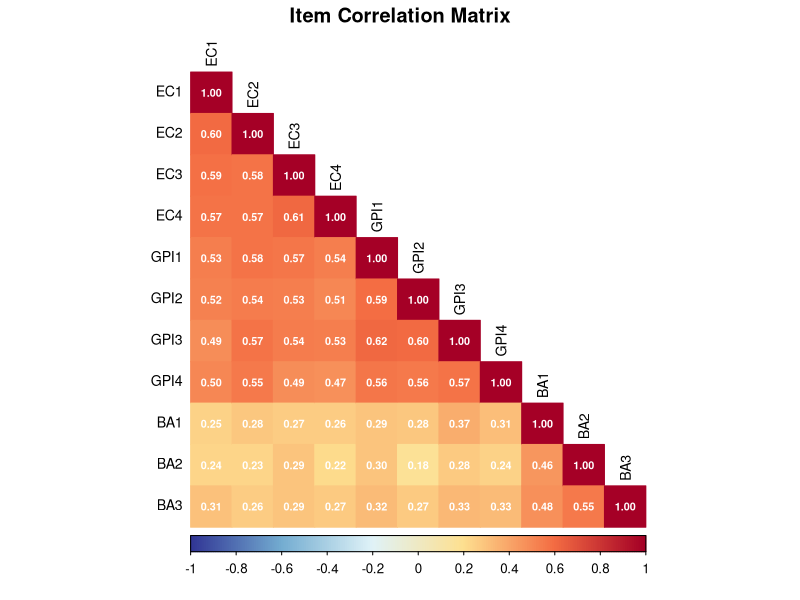

The R script that drew this image: (Note: this script raises an error after producing the figure.)
## ---- chunk 1
knitr::opts_chunk$set(
  echo = TRUE,
  fig.width = 8,
  fig.height = 5,
  fig.path = "figs/",
  dev = "svg"
)

dir.create("figs", recursive = TRUE, showWarnings = FALSE)
## ---- chunk 2
#| code-summary: "▶ Load required packages"
# Uncomment to install if needed:
# install.packages(c("lavaan", "semTools", "MASS", "ggplot2",
#                    "dplyr", "tidyr", "corrplot", "knitr", "lmtest",
#                    "mclust", "dbscan"))

library(lavaan)       # CFA and SEM (Cases 1 and 3)
library(semTools)     # htmt() and auxiliary SEM tools (Cases 1 and 3)
library(MASS)         # mvrnorm(): generate multivariate normal data (all cases)
library(ggplot2)      # Visualizations (all cases)
library(dplyr)        # Data manipulation (all cases)
library(tidyr)        # Data reshaping (Cases 2 and 3)
library(corrplot)     # Correlation heatmap (Case 1)
library(knitr)        # Nicely formatted tables (all cases)
library(lmtest)       # Breusch-Pagan heteroskedasticity test (Case 2)
library(mclust)       # Gaussian mixture models / latent class analysis (Case 4)
library(dbscan)       # Local outlier factor and DBSCAN clustering (Case 5)
## ---- chunk 3
#| code-summary: "▶ Simulate green marketing dataset (n=400)"
set.seed(2025)
n <- 400

# ── Step 1: Assign participants to conditions ──────────────────────────────────
treatment <- sample(c(0L, 1L), size = n, replace = TRUE)

# ── Step 2: Define the true factor correlation matrix ─────────────────────────
# EC and GPI are correlated at .93 — too high for discriminant validity
# EC–BA and GPI–BA are at more typical, moderate levels
phi_pop <- matrix(
  c(1.00, 0.93, 0.45,   # EC row
    0.93, 1.00, 0.50,   # GPI row
    0.45, 0.50, 1.00),  # BA row
  nrow = 3, byrow = TRUE,
  dimnames = list(c("EC", "GPI", "BA"), c("EC", "GPI", "BA"))
)

# ── Step 3: Generate latent factor scores ─────────────────────────────────────
latent_base <- MASS::mvrnorm(n = n, mu = c(0, 0, 0), Sigma = phi_pop)

EC_lat  <- latent_base[, 1]
GPI_lat <- latent_base[, 2] + 0.40 * treatment  # Green marketing raises GPI by .40 SD
BA_lat  <- latent_base[, 3]

# ── Step 4: Define item loadings ──────────────────────────────────────────────
# These represent how strongly each item reflects its latent construct
lambda_EC  <- c(0.78, 0.82, 0.74, 0.76)
lambda_GPI <- c(0.80, 0.76, 0.82, 0.78)
lambda_BA  <- c(0.72, 0.76, 0.70)

# ── Step 5: Generate continuous item scores (latent score + measurement error) ─
gen_items <- function(latent, loadings) {
  sapply(loadings, function(lam) {
    lam * latent + sqrt(1 - lam^2) * rnorm(length(latent))
  })
}

EC_cont  <- gen_items(EC_lat,  lambda_EC)
GPI_cont <- gen_items(GPI_lat, lambda_GPI)
BA_cont  <- gen_items(BA_lat,  lambda_BA)

# ── Step 6: Round to 7-point Likert scale ─────────────────────────────────────
# Cut the continuous distribution into 7 ordered categories
to_likert7 <- function(x) {
  z <- (x - mean(x)) / sd(x)   # standardise each item
  breaks <- c(-Inf, -1.5, -0.75, -0.25, 0.25, 0.75, 1.5, Inf)
  as.integer(cut(z, breaks = breaks, labels = 1:7))
}

EC_lik  <- apply(EC_cont,  2, to_likert7)
GPI_lik <- apply(GPI_cont, 2, to_likert7)
BA_lik  <- apply(BA_cont,  2, to_likert7)

# ── Step 7: Assemble the final data frame ─────────────────────────────────────
df <- data.frame(
  id        = 1:n,
  condition = factor(treatment, levels = c(0, 1),
                     labels = c("Control", "Green Marketing")),
  EC1  = EC_lik[, 1], EC2  = EC_lik[, 2],
  EC3  = EC_lik[, 3], EC4  = EC_lik[, 4],
  GPI1 = GPI_lik[, 1], GPI2 = GPI_lik[, 2],
  GPI3 = GPI_lik[, 3], GPI4 = GPI_lik[, 4],
  BA1  = BA_lik[, 1], BA2  = BA_lik[, 2], BA3  = BA_lik[, 3]
)

# Quick look at the data
head(df, 5)
## ---- chunk 4
#| code-summary: "▶ Descriptive statistics by condition"
# Count participants per condition and compute scale means
df |>
  group_by(condition) |>
  summarise(
    n          = n(),
    Mean_EC    = round(rowMeans(across(EC1:EC4))  |> mean(), 2),
    Mean_GPI   = round(rowMeans(across(GPI1:GPI4)) |> mean(), 2),
    Mean_BA    = round(rowMeans(across(BA1:BA3))  |> mean(), 2)
  ) |>
  kable(col.names = c("Condition", "N", "Mean EC", "Mean GPI", "Mean BA"),
        caption = "Sample sizes and scale means by condition")
## ---- chunk 5
#| code-summary: "▶ Plot: item correlation heatmap"
# Extract just the item columns (no ID or condition)
items_df <- df |> select(EC1:BA3)

# Compute correlation matrix
item_cors <- cor(items_df)

# Color-coded heatmap
# Warm colors = high positive correlation; cool colors = low/negative
corrplot(item_cors,
         method   = "color",
         type     = "lower",
         order    = "original",     # keep original order so EC, GPI, BA stay grouped
         tl.col   = "black",
         tl.cex   = 0.85,
         addCoef.col = "white",     # print correlation values
         number.cex  = 0.65,
         col      = colorRampPalette(c("#313695", "#74add1", "#e0f3f8",
                                       "#fee090", "#f46d43", "#a50026"))(200),
         title    = "Item Correlation Matrix",
         mar      = c(0, 0, 1.5, 0))
## ---- chunk 6
#| code-summary: "▶ Compute average within- and between-scale correlations"
# Compute average correlations within each scale and between scales
cors <- cor(items_df)

within_EC  <- mean(cors[1:4, 1:4][lower.tri(cors[1:4, 1:4])])
within_GPI <- mean(cors[5:8, 5:8][lower.tri(cors[5:8, 5:8])])
within_BA  <- mean(cors[9:11, 9:11][lower.tri(cors[9:11, 9:11])])

between_EC_GPI <- mean(abs(cors[1:4, 5:8]))
between_EC_BA  <- mean(abs(cors[1:4, 9:11]))
between_GPI_BA <- mean(abs(cors[5:8, 9:11]))

avg_cor_summary <- data.frame(
  Type  = c("Within EC",  "Within GPI", "Within BA",
            "Between EC–GPI ⚠️", "Between EC–BA", "Between GPI–BA"),
  Avg_r = round(c(within_EC, within_GPI, within_BA,
                  between_EC_GPI, between_EC_BA, between_GPI_BA), 3)
)
kable(avg_cor_summary, col.names = c("Correlation Type", "Average |r|"),
      caption = "Average within-scale and between-scale correlations")
## ---- chunk 7
#| code-summary: "▶ Run HTMT2 analysis"
# ── Model specification ────────────────────────────────────────────────────────
# This tells htmt() which items belong to which construct.
# It uses the same syntax as lavaan's CFA model specification.
cfa_model <- '
  EC  =~ EC1 + EC2 + EC3 + EC4
  GPI =~ GPI1 + GPI2 + GPI3 + GPI4
  BA  =~ BA1  + BA2  + BA3
'

# ── Run the HTMT analysis ──────────────────────────────────────────────────────
htmt_result <- semTools::htmt(
  model    = cfa_model,   # factor structure: which items belong to which scale
  data     = items_df,    # item-level data ONLY (no id, no condition variable)
  htmt2    = TRUE,        # use HTMT2 (geometric mean) — recommended
  absolute = TRUE         # use absolute values of correlations
)

print(htmt_result)
## ---- chunk 8
#| code-summary: "▶ Plot: HTMT2 bar chart with thresholds"
# Extract the HTMT matrix and reshape for plotting
htmt_mat <- as.matrix(htmt_result)

# semTools fills only one triangle; we need a robust helper to extract a pair
get_htmt <- function(mat, r, c) {
  val <- mat[r, c]
  if (is.na(val)) val <- mat[c, r]   # try the other triangle
  as.numeric(val)
}

htmt_pairs <- data.frame(
  pair  = c("EC ↔ GPI", "EC ↔ BA", "GPI ↔ BA"),
  htmt  = c(get_htmt(htmt_mat, "EC", "GPI"),
            get_htmt(htmt_mat, "EC", "BA"),
            get_htmt(htmt_mat, "GPI", "BA")),
  label = c("Focal problem pair", "OK", "OK")
)

ggplot(htmt_pairs, aes(x = reorder(pair, -htmt), y = htmt, fill = label)) +
  geom_col(width = 0.55, colour = "white") +
  # Threshold lines
  geom_hline(yintercept = 0.90, linetype = "dashed",
             colour = "firebrick", linewidth = 0.9) +
  geom_hline(yintercept = 0.85, linetype = "dotted",
             colour = "darkorange", linewidth = 0.9) +
  # Value labels on bars
  geom_text(aes(label = round(htmt, 3)), vjust = -0.5,
            fontface = "bold", size = 4) +
  # Threshold annotations
  annotate("text", x = 3.45, y = 0.915,
           label = "Strict threshold (0.90)", colour = "firebrick",
           size = 3.3, hjust = 1) +
  annotate("text", x = 3.45, y = 0.865,
           label = "Lenient threshold (0.85)", colour = "darkorange",
           size = 3.3, hjust = 1) +
  scale_fill_manual(values = c("Focal problem pair" = "#d73027",
                               "OK"                 = "#4575b4"),
                    name = NULL) +
  scale_y_continuous(limits = c(0, 1.08), expand = c(0, 0)) +
  labs(
    x        = NULL,
    y        = "HTMT Value",
    title    = "HTMT2 Analysis: Discriminant Validity Check",
    subtitle = "Bars above the dashed line indicate discriminant validity concerns"
  ) +
  theme_minimal(base_size = 13) +
  theme(legend.position = "bottom",
        panel.grid.major.x = element_blank())
## ---- chunk 9
#| code-summary: "▶ Specify the labeled CFA/DVI model"
dvi_model <- '
  # Measurement model
  EC  =~ lam_EC1*EC1 + lam_EC2*EC2 + lam_EC3*EC3 + lam_EC4*EC4
  GPI =~ lam_GPI1*GPI1 + lam_GPI2*GPI2 + lam_GPI3*GPI3 + lam_GPI4*GPI4
  BA  =~ lam_BA1*BA1 + lam_BA2*BA2 + lam_BA3*BA3

  # Error variances
  EC1  ~~ th_EC1*EC1
  EC2  ~~ th_EC2*EC2
  EC3  ~~ th_EC3*EC3
  EC4  ~~ th_EC4*EC4

  GPI1 ~~ th_GPI1*GPI1
  GPI2 ~~ th_GPI2*GPI2
  GPI3 ~~ th_GPI3*GPI3
  GPI4 ~~ th_GPI4*GPI4

  BA1  ~~ th_BA1*BA1
  BA2  ~~ th_BA2*BA2
  BA3  ~~ th_BA3*BA3

  # Factor correlations
  EC  ~~ phi_EC_GPI*GPI
  EC  ~~ phi_EC_BA*BA
  GPI ~~ phi_GPI_BA*BA

  # Congeneric reliability
  CR_EC  := ((lam_EC1 + lam_EC2 + lam_EC3 + lam_EC4)^2) / (((lam_EC1 + lam_EC2 + lam_EC3 + lam_EC4)^2) + th_EC1 + th_EC2 + th_EC3 + th_EC4)
  CR_GPI := ((lam_GPI1 + lam_GPI2 + lam_GPI3 + lam_GPI4)^2) / (((lam_GPI1 + lam_GPI2 + lam_GPI3 + lam_GPI4)^2) + th_GPI1 + th_GPI2 + th_GPI3 + th_GPI4)
  CR_BA  := ((lam_BA1 + lam_BA2 + lam_BA3)^2) / (((lam_BA1 + lam_BA2 + lam_BA3)^2) + th_BA1 + th_BA2 + th_BA3)

  # DVI
  DVI_1      := 1 - sqrt(phi_EC_GPI^2)
  DVI_CR_EC  := sqrt(CR_EC) - sqrt(phi_EC_GPI^2)
  DVI_CR_GPI := sqrt(CR_GPI) - sqrt(phi_EC_GPI^2)
'
## ---- chunk 10
#| code-summary: "▶ Fit CFA and get Wald confidence intervals"
# Fit the CFA using the labelled model
# std.lv = TRUE: fixes factor variances to 1, so phi values ARE correlations
fit_wald <- cfa(
  model  = dvi_model,
  data   = items_df,
  std.lv = TRUE      # ← IMPORTANT: without this, phi is not a correlation
)

# Check that the model converged and fits reasonably
summary(fit_wald, fit.measures = TRUE, standardized = TRUE)
## ---- chunk 11
#| code-summary: "▶ Extract DVI estimates (Wald CIs)"
# Extract parameter estimates with 95% Wald confidence intervals
pe_wald <- parameterEstimates(fit_wald, level = 0.95)

# Filter to the derived parameters (DVI, CR, and the factor correlation)
key_params <- c("phi_EC_GPI", "CR_EC", "CR_GPI",
                "DVI_1", "DVI_CR_EC", "DVI_CR_GPI")

dvi_wald_table <- pe_wald |>
  filter(label %in% key_params) |>
  select(label, est, se, ci.lower, ci.upper, pvalue) |>
  mutate(across(where(is.numeric), \(x) round(x, 3)))

kable(
  dvi_wald_table,
  col.names = c("Parameter", "Estimate", "SE", "CI Lower", "CI Upper", "p-value"),
  caption   = "DVI Results with Wald 95% Confidence Intervals"
)
## ---- chunk 12
#| code-summary: "▶ Re-fit with bootstrap SEs (~60 sec)"
# Fit the model again with bootstrap standard errors
# bootstrap = 1000 is a reasonable minimum; use 2000+ for final reporting
set.seed(31415927)
fit_boot <- cfa(
  model     = dvi_model,
  data      = items_df,
  std.lv    = TRUE,
  se        = "bootstrap",   # switch from Wald to bootstrap
  bootstrap = 1000           # number of bootstrap resamples
)

# Extract parameter estimates with percentile bootstrap CIs
pe_boot <- parameterEstimates(
  fit_boot,
  boot.ci.type = "perc",   # percentile method (most commonly recommended)
  level        = 0.95
)

dvi_boot_table <- pe_boot |>
  filter(label %in% key_params) |>
  select(label, est, ci.lower, ci.upper) |>
  mutate(across(where(is.numeric), \(x) round(x, 3)))

kable(
  dvi_boot_table,
  col.names = c("Parameter", "Estimate", "Bootstrap CI Lower", "Bootstrap CI Upper"),
  caption   = "DVI Results with Percentile Bootstrap 95% Confidence Intervals (B = 1,000)"
)
## ---- chunk 13
#| code-summary: "▶ Plot: DVI forest plot"
# Build a plotting data frame from the bootstrap results
dvi_plot_df <- dvi_boot_table |>
  filter(label %in% c("DVI_1", "DVI_CR_EC", "DVI_CR_GPI")) |>
  mutate(
    label_nice = case_when(
      label == "DVI_1"      ~ "DVI₁: Phi criterion\n(1 – |φ|)",
      label == "DVI_CR_EC"  ~ "DVI_CR (EC): CR criterion\n(√CR_EC – |φ|)",
      label == "DVI_CR_GPI" ~ "DVI_CR (GPI): CR criterion\n(√CR_GPI – |φ|)"
    ),
    supported = ci.lower > 0   # TRUE if entire CI is above zero
  )

ggplot(dvi_plot_df, aes(x = est, y = reorder(label_nice, est), colour = supported)) +
  # CI bar
  geom_segment(aes(x = ci.lower, xend = ci.upper,
                   y = reorder(label_nice, est), yend = reorder(label_nice, est)),
               linewidth = 1.5) +
  # Point estimate
  geom_point(size = 4) +
  # Zero line (the null: no discriminant validity)
  geom_vline(xintercept = 0, linetype = "dashed", colour = "black", linewidth = 0.8) +
  # Colour: green = supported, red = not supported
  scale_colour_manual(values = c("TRUE"  = "#2c7bb6",
                                 "FALSE" = "#d7191c"),
                      labels = c("TRUE"  = "DV supported (CI > 0)",
                                 "FALSE" = "DV NOT supported (CI ≤ 0)"),
                      name   = NULL) +
  labs(
    x        = "DVI Estimate (with 95% Bootstrap CI)",
    y        = NULL,
    title    = "DVI Forest Plot: EC ↔ GPI Pair",
    subtitle = "If the CI bar crosses the dashed line (0), discriminant validity is not supported"
  ) +
  theme_minimal(base_size = 13) +
  theme(legend.position = "bottom",
        panel.grid.minor = element_blank())
## ---- chunk 14
#| code-summary: "▶ Two-step decision table"
# Determine outcomes based on bootstrap CIs
dvi_results <- dvi_boot_table |>
  filter(label %in% c("DVI_1", "DVI_CR_EC", "DVI_CR_GPI")) |>
  mutate(
    significant = ci.lower > 0,
    verdict     = if_else(significant, "Supported ✓", "Not supported ✗")
  ) |>
  select(label, est, ci.lower, ci.upper, verdict)

kable(
  dvi_results,
  col.names = c("DVI Metric", "Estimate", "95% CI Lower", "95% CI Upper", "Verdict"),
  caption   = "Two-Step Decision Summary for the EC–GPI Pair"
)
## ---- chunk 15
#| code-summary: "▶ HTMT vs. DVI side-by-side summary"
# Assemble phi and HTMT values for the comparison table
phi_est     <- round(dvi_boot_table$est[dvi_boot_table$label == "phi_EC_GPI"], 3)
phi_ci_lo   <- round(dvi_boot_table$ci.lower[dvi_boot_table$label == "phi_EC_GPI"], 3)
phi_ci_hi   <- round(dvi_boot_table$ci.upper[dvi_boot_table$label == "phi_EC_GPI"], 3)
htmt_val    <- round(get_htmt(htmt_mat, "EC", "GPI"), 3)

comparison <- data.frame(
  Feature         = c("What it tests",
                      "Key output",
                      "Threshold / decision rule",
                      "Accounts for reliability?",
                      "Formal statistical test?",
                      "EC ↔ GPI result"),
  HTMT            = c("Between-scale vs. within-scale correlations",
                      paste0("HTMT2 = ", htmt_val),
                      "< 0.85 (strict) or < 0.90 (lenient)",
                      "No",
                      "No — rule of thumb only",
                      if_else(htmt_val >= 0.90, "FAILED ✗ (≥ 0.90)", "OK ✓")),
  `DVI (Pieters et al., 2025)` = c("Factor correlation and scale reliability",
                      paste0("φ = ", phi_est, " [", phi_ci_lo, ", ", phi_ci_hi, "]"),
                      "DVI > 0 with CI excluding zero",
                      "Yes — uses Congeneric Reliability",
                      "Yes — bootstrap CIs",
                      "See DVI table above")
)

kable(
  comparison,
  col.names = c("Feature", "HTMT", "DVI (Pieters et al., 2025)"),
  caption   = "Comparing the two discriminant validity methods"
)
